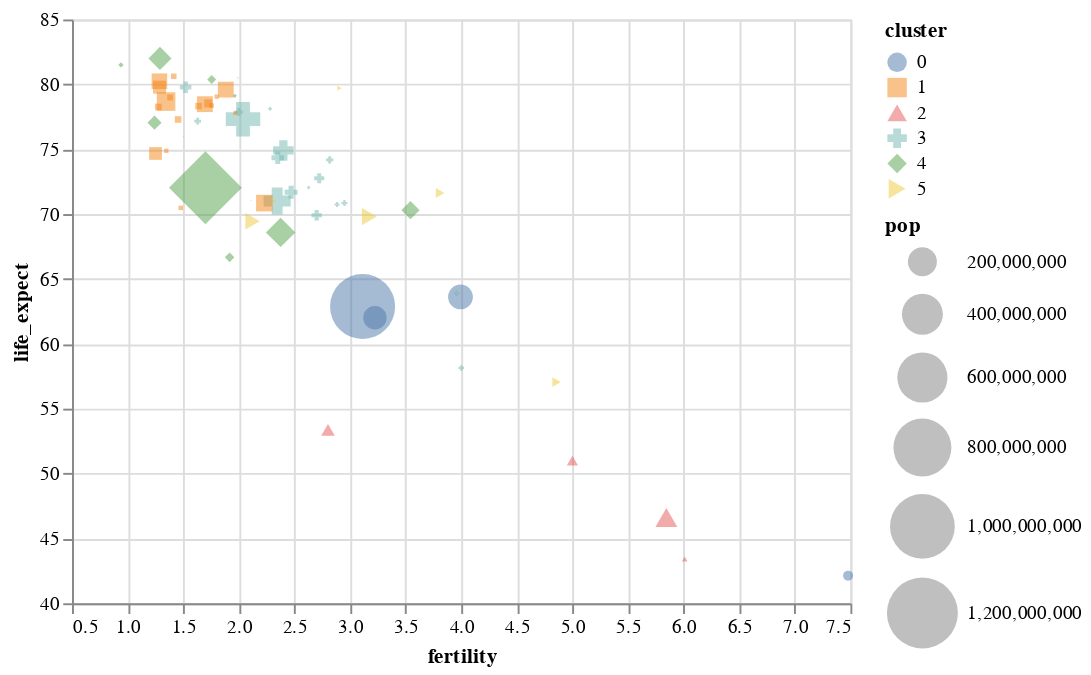

The cell this chart's notebook holds for it:
### Code cell
# Q and Q scatterplot. It add two zero based X and Y scales
alt.Chart(df.query("year == 2000")).mark_point(filled=True).encode(
    alt.X('fertility:Q', scale=alt.Scale(zero=False)),   # zero=False removes the zero based axis scaling
    alt.Y('life_expect:Q', scale=alt.Scale(zero=False)),
    alt.Size('pop:Q', scale=alt.Scale(range=[0, 1400])),
    alt.Color('cluster:N'),
    alt.OpacityValue(0.5),
    alt.Shape('cluster:N'), 
    alt.Order('pop:Q', sort='descending'),
    tooltip=['country', 'pop']
       
)

### Figure 1 — Vega-Lite specification as saved in the notebook (floating-point values rounded to 4 significant figures)
{"config": {"view": {"continuousWidth": 400, "continuousHeight": 300}}, "data": {"name": "data-fdeb0b749a6385830bd1445d39ad6ea0"}, "mark": {"type": "point", "filled": true}, "encoding": {"color": {"field": "cluster", "type": "nominal"}, "opacity": {"value": 0.5}, "order": {"field": "pop", "sort": "descending", "type": "quantitative"}, "shape": {"field": "cluster", "type": "nominal"}, "size": {"field": "pop", "scale": {"range": [0, 1400]}, "type": "quantitative"}, "tooltip": [{"field": "country", "type": "nominal"}, {"field": "pop", "type": "quantitative"}], "x": {"field": "fertility", "scale": {"zero": false}, "type": "quantitative"}, "y": {"field": "life_expect", "scale": {"zero": false}, "type": "quantitative"}}, "$schema": "https://vega.github.io/schema/vega-lite/v4.17.0.json", "datasets": {"data-fdeb0b749a6385830bd1445d39ad6ea0": [{"year": 2000, "country": "Afghanistan", "cluster": 0, "pop": 23898198, "life_expect": 42.13, "fertility": 7.479}, {"year": 2000, "country": "Argentina", "cluster": 3, "pop": 37497728, "life_expect": 74.34, "fertility": 2.35}, {"year": 2000, "country": "Aruba", "cluster": 3, "pop": 69539, "life_expect": 73.45, "fertility": 2.124}, {"year": 2000, "country": "Australia", "cluster": 4, "pop": 19164620, "life_expect": 80.37, "fertility": 1.756}, {"year": 2000, "country": "Austria", "cluster": 1, "pop": 8113413, "life_expect": 78.98, "fertility": 1.382}, {"year": 2000, "country": "Bahamas", "cluster": 3, "pop": 290075, "life_expect": 71.07, "fertility": 2.111}, {"year": 2000, "country": "Bangladesh", "cluster": 0, "pop": 130406594, "life_expect": 62.01, "fertility": 3.224}, {"year": 2000, "country": "Barbados", "cluster": 3, "pop": 273483, "life_expect": 75.97, "fertility": 1.5}, {"year": 2000, "country": "Belgium", "cluster": 1, "pop": 10263618, "life_expect": 78.32, "fertility": 1.638}, {"year": 2000, "country": "Bolivia", "cluster": 3, "pop": 8152620, "life_expect": 63.88, "fertility": 3.958}, {"year": 2000, "country": "Brazil", "cluster": 3, "pop": 175552771, "life_expect": 71.01, "fertility": 2.345}, {"year": 2000, "country": "Canada", "cluster": 3, "pop": 31278097, "life_expect": 79.77, "fertility": 1.522}, {"year": 2000, "country": "Chile", "cluster": 3, "pop": 15153450, "life_expect": 77.86, "fertility": 2.0}, {"year": 2000, "country": "China", "cluster": 4, "pop": 1262645000, "life_expect": 72.03, "fertility": 1.7}, {"year": 2000, "country": "Colombia", "cluster": 3, "pop": 39685655, "life_expect": 71.68, "fertility": 2.47}, {"year": 2000, "country": "Costa Rica", "cluster": 3, "pop": 3710558, "life_expect": 78.12, "fertility": 2.281}, {"year": 2000, "country": "Croatia", "cluster": 1, "pop": 4410830, "life_expect": 74.88, "fertility": 1.348}, {"year": 2000, "country": "Cuba", "cluster": 3, "pop": 11134273, "life_expect": 77.16, "fertility": 1.63}, {"year": 2000, "country": "Dominican Republic", "cluster": 3, "pop": 8385828, "life_expect": 70.85, "fertility": 2.95}, {"year": 2000, "country": "Ecuador", "cluster": 3, "pop": 12505204, "life_expect": 74.17, "fertility": 2.817}, {"year": 2000, "country": "Egypt", "cluster": 5, "pop": 70492342, "life_expect": 69.81, "fertility": 3.174}, {"year": 2000, "country": "El Salvador", "cluster": 3, "pop": 6122515, "life_expect": 70.73, "fertility": 2.883}, {"year": 2000, "country": "Finland", "cluster": 1, "pop": 5168595, "life_expect": 78.37, "fertility": 1.754}, {"year": 2000, "country": "France", "cluster": 1, "pop": 59381628, "life_expect": 79.59, "fertility": 1.883}, {"year": 2000, "country": "Georgia", "cluster": 1, "pop": 4777209, "life_expect": 70.48, "fertility": 1.478}, {"year": 2000, "country": "Germany", "cluster": 1, "pop": 82187909, "life_expect": 78.67, "fertility": 1.346}, {"year": 2000, "country": "Greece", "cluster": 1, "pop": 10559110, "life_expect": 78.26, "fertility": 1.277}, {"year": 2000, "country": "Grenada", "cluster": 3, "pop": 89312, "life_expect": 67.75, "fertility": 2.429}, {"year": 2000, "country": "Haiti", "cluster": 3, "pop": 7306302, "life_expect": 58.14, "fertility": 4.0}, {"year": 2000, "country": "Hong Kong", "cluster": 4, "pop": 6658720, "life_expect": 81.5, "fertility": 0.94}, {"year": 2000, "country": "Iceland", "cluster": 1, "pop": 281043, "life_expect": 80.5, "fertility": 1.993}, {"year": 2000, "country": "India", "cluster": 0, "pop": 1007702000, "life_expect": 62.88, "fertility": 3.113}, {"year": 2000, "country": "Indonesia", "cluster": 4, "pop": 206265000, "life_expect": 68.59, "fertility": 2.376}, {"year": 2000, "country": "Iran", "cluster": 5, "pop": 65660289, "life_expect": 69.45, "fertility": 2.124}, {"year": 2000, "country": "Iraq", "cluster": 5, "pop": 22675617, "life_expect": 57.05, "fertility": 4.858}, {"year": 2000, "country": "Ireland", "cluster": 1, "pop": 3791690, "life_expect": 77.78, "fertility": 1.969}, {"year": 2000, "country": "Israel", "cluster": 5, "pop": 5842454, "life_expect": 79.7, "fertility": 2.906}, {"year": 2000, "country": "Italy", "cluster": 1, "pop": 57719337, "life_expect": 80.24, "fertility": 1.286}, {"year": 2000, "country": "Jamaica", "cluster": 3, "pop": 2615467, "life_expect": 72.05, "fertility": 2.628}, {"year": 2000, "country": "Japan", "cluster": 4, "pop": 126699784, "life_expect": 82.0, "fertility": 1.291}, {"year": 2000, "country": "Kenya", "cluster": 2, "pop": 29985839, "life_expect": 50.99, "fertility": 5.0}, {"year": 2000, "country": "South Korea", "cluster": 4, "pop": 21647682, "life_expect": 66.66, "fertility": 1.917}, {"year": 2000, "country": "North Korea", "cluster": 4, "pop": 47351083, "life_expect": 77.05, "fertility": 1.242}, {"year": 2000, "country": "Lebanon", "cluster": 5, "pop": 3578036, "life_expect": 71.03, "fertility": 2.319}, {"year": 2000, "country": "Mexico", "cluster": 3, "pop": 99926620, "life_expect": 74.9, "fertility": 2.401}, {"year": 2000, "country": "Netherlands", "cluster": 1, "pop": 15907853, "life_expect": 78.53, "fertility": 1.726}, {"year": 2000, "country": "New Zealand", "cluster": 4, "pop": 3819762, "life_expect": 79.11, "fertility": 1.964}, {"year": 2000, "country": "Nigeria", "cluster": 2, "pop": 114306700, "life_expect": 46.61, "fertility": 5.845}, {"year": 2000, "country": "Norway", "cluster": 1, "pop": 4492400, "life_expect": 79.05, "fertility": 1.801}, {"year": 2000, "country": "Pakistan", "cluster": 0, "pop": 146342958, "life_expect": 63.61, "fertility": 3.994}, {"year": 2000, "country": "Peru", "cluster": 3, "pop": 25979722, "life_expect": 69.91, "fertility": 2.7}, {"year": 2000, "country": "Philippines", "cluster": 4, "pop": 79739825, "life_expect": 70.3, "fertility": 3.544}, {"year": 2000, "country": "Poland", "cluster": 1, "pop": 38654164, "life_expect": 74.67, "fertility": 1.251}, {"year": 2000, "country": "Portugal", "cluster": 1, "pop": 10335597, "life_expect": 77.29, "fertility": 1.454}, {"year": 2000, "country": "Rwanda", "cluster": 2, "pop": 7507056, "life_expect": 43.41, "fertility": 6.01}, {"year": 2000, "country": "Saudi Arabia", "cluster": 5, "pop": 23153090, "life_expect": 71.63, "fertility": 3.81}, {"year": 2000, "country": "South Africa", "cluster": 2, "pop": 44066197, "life_expect": 53.37, "fertility": 2.802}, {"year": 2000, "country": "Spain", "cluster": 1, "pop": 40016081, "life_expect": 79.78, "fertility": 1.287}, {"year": 2000, "country": "Switzerland", "cluster": 1, "pop": 7266920, "life_expect": 80.62, "fertility": 1.415}, {"year": 2000, "country": "Turkey", "cluster": 1, "pop": 65666677, "life_expect": 70.84, "fertility": 2.23}, {"year": 2000, "country": "United Kingdom", "cluster": 1, "pop": 59522468, "life_expect": 78.47, "fertility": 1.695}, {"year": 2000, "country": "United States", "cluster": 3, "pop": 282338631, "life_expect": 77.31, "fertility": 2.038}, {"year": 2000, "country": "Venezuela", "cluster": 3, "pop": 23542649, "life_expect": 72.77, "fertility": 2.723}]}}
